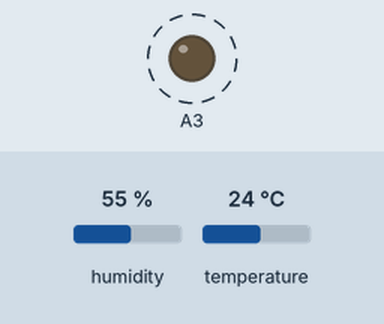
This sketch was run on a simulated Arduino Uno, built with avr-gcc and run on an emulated ATmega328P. Parts: output pins drawn as LEDs (lit = HIGH). Dashed ring = blinking. The test bench sets the inputs (shaded band); at power-on: humidity 55 %, temperature 24 °C.

Above: at 1.0 s.
Timing chart, 0 to 4.7 s (numbered marks = the images above):
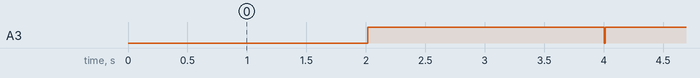

Measured:
- by itself, A3: alternates HIGH for 2.0 s and LOW for 0.01 s

The sketch:

SensorPreprocessor.ino
```cpp
#include <Wire.h>
#include <DHT.h>
#include <Adafruit_Sensor.h>

DHT dht(8, DHT22);  // Create DHT object

float humidity;
float temperatureC;
float temperatureF;

float heatIndexF;
float heatIndexC;

boolean readFailed;

int sensor;

char buffer [5];

long previousMillis = 0;
long interval = 2000;

void setup() {

  pinMode(A3, OUTPUT);
  Wire.begin(2);
  Wire.onRequest(requestEvent);
  Wire.onReceive(recieveEvent);

  delay(100);

  dht.begin();
}


void loop() {


  unsigned long currentMillis = millis();
  if(currentMillis - previousMillis > interval) {  // 2 second loop
    digitalWrite(A3, LOW);  // Prevent a i2c request
    delay(10);
    previousMillis = currentMillis;
    getDHT();
    digitalWrite(A3, HIGH);
  }

}

void requestEvent() {

  if (sensor == 1) {  // Writes dhtHumidity
    dtostrf(humidity,2,2,buffer);
    Wire.write(buffer);
  }
  else if (sensor == 2) {  // Writes dhtTemperature
    dtostrf(temperatureC,2,2,buffer);
    Wire.write(buffer);
  }
  else if (sensor == 3) {  // Writes heatIndex
    dtostrf(heatIndexC,2,2,buffer);
    Wire.write(buffer);
  }
  else {

  }
}

void recieveEvent(int howMany) {
  digitalWrite(A3, LOW);
  sensor = Wire.read();
}
```

sensors.ino
```cpp
void getDHT() {  // Can only be called once every 2 seconds

  humidity = dht.readHumidity();  // Read humidity
  temperatureC = dht.readTemperature(false);  // Read temperature in C
  temperatureF = dht.readTemperature(true);  // Read temperature in F for computing heat index

  if (isnan(humidity) || isnan(temperatureC) || isnan(temperatureF)) {
    readFailed = true;  // Do something if read fails
    return;
  }

  heatIndexF = dht.computeHeatIndex(temperatureF, humidity); // Computer heat index
  heatIndexC = (heatIndexF-32)/1.8; // Convert heat index to C
}
```
